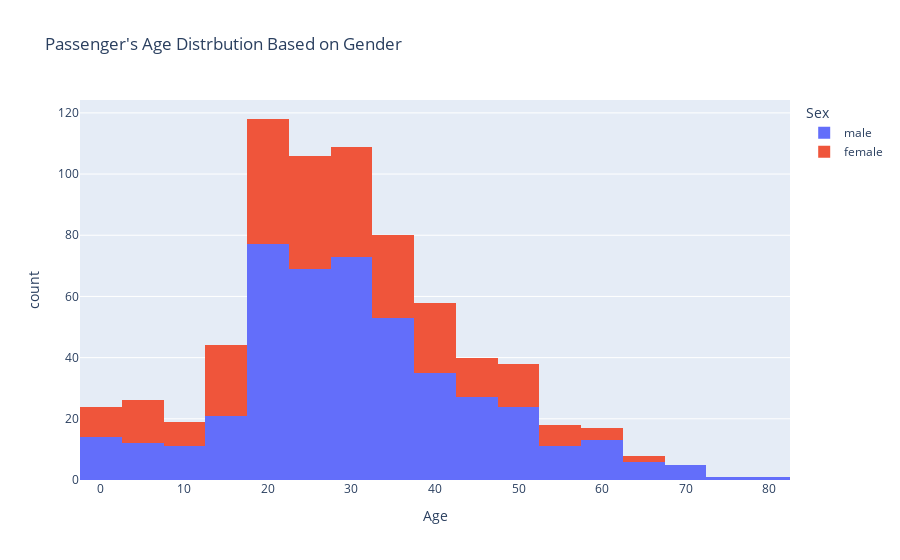

Notebook cell for this chart:
### Code cell
#plotting the data
fig = px.histogram(titanic,x="Age",color="Sex",title="Passenger's Age Distrbution Based on Gender")
fig.show()

### Figure 1 — Plotly figure (JSON) as saved in the notebook; plotly's stock layout.template omitted (floating-point values rounded to 4 significant figures; data arrays with more than 128 entries replaced by an {"elided": "..."} marker saying what was removed)
{"data": [{"alignmentgroup": "True", "bingroup": "x", "hovertemplate": "Sex=male<br>Age=%{x}<br>count=%{y}<extra></extra>", "legendgroup": "male", "marker": {"color": "#636efa", "pattern": {"shape": ""}}, "name": "male", "offsetgroup": "male", "orientation": "v", "showlegend": true, "type": "histogram", "x": {"elided": "453 float values"}, "xaxis": "x", "yaxis": "y"}, {"alignmentgroup": "True", "bingroup": "x", "hovertemplate": "Sex=female<br>Age=%{x}<br>count=%{y}<extra></extra>", "legendgroup": "female", "marker": {"color": "#EF553B", "pattern": {"shape": ""}}, "name": "female", "offsetgroup": "female", "orientation": "v", "showlegend": true, "type": "histogram", "x": {"elided": "259 float values"}, "xaxis": "x", "yaxis": "y"}], "layout": {"barmode": "relative", "legend": {"title": {"text": "Sex"}, "tracegroupgap": 0}, "title": {"text": "Passenger's Age Distrbution Based on Gender"}, "xaxis": {"anchor": "y", "domain": [0, 1], "title": {"text": "Age"}}, "yaxis": {"anchor": "x", "domain": [0, 1], "title": {"text": "count"}}}}
